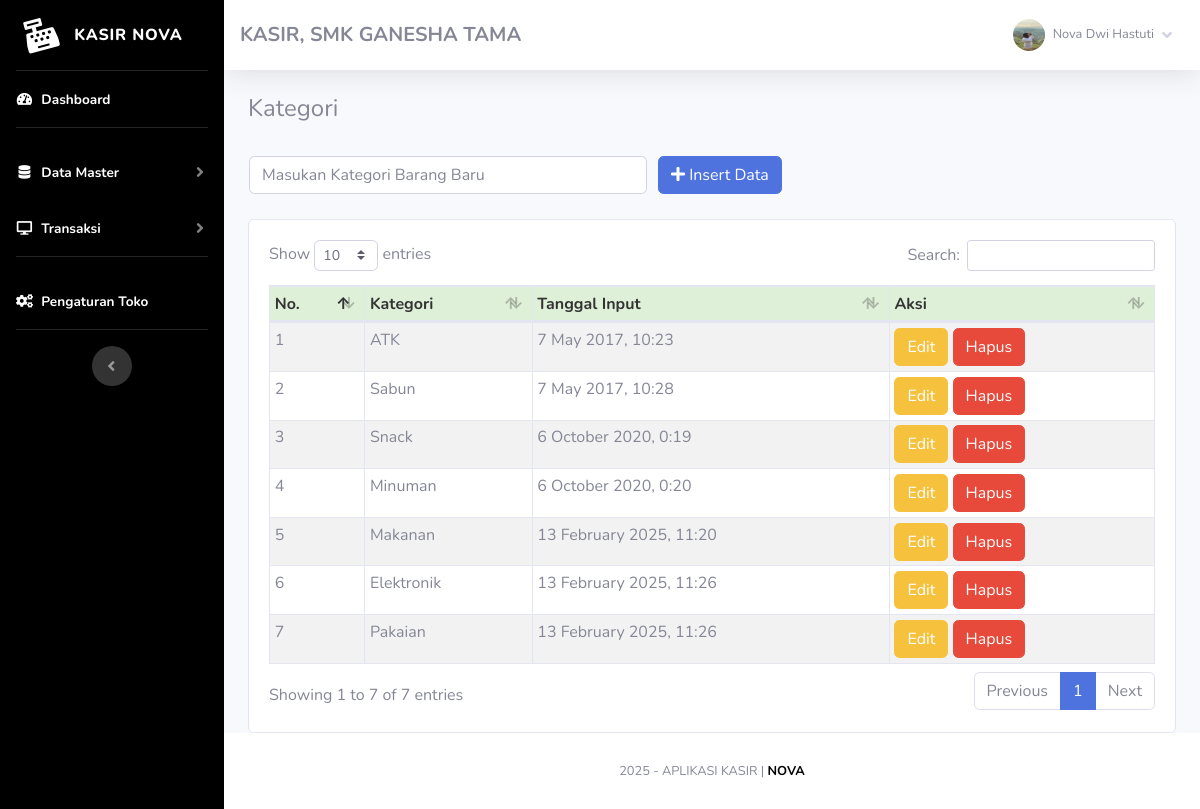
Screenshot of /index.php?page=kategori (signed in) with the database file from the repository.
### tables this page shows
CREATE TABLE `toko` (
  `id_toko` int(11) NOT NULL,
  `nama_toko` varchar(255) NOT NULL,
  `alamat_toko` text NOT NULL,
  `tlp` varchar(255) NOT NULL,
  `nama_pemilik` varchar(255) NOT NULL
);

CREATE TABLE `member` (
  `id_member` int(11) NOT NULL,
  `nm_member` varchar(255) NOT NULL,
  `alamat_member` text NOT NULL,
  `telepon` varchar(255) NOT NULL,
  `email` varchar(255) NOT NULL,
  `gambar` text NOT NULL,
  `NIK` text NOT NULL
);

CREATE TABLE `kategori` (
  `id_kategori` int(11) NOT NULL,
  `nama_kategori` varchar(255) NOT NULL,
  `tgl_input` varchar(255) NOT NULL
);

### admin/module/kategori/index.php (the view, shortened to what this page needs)
<h4>Kategori</h4>
<br />
<?php
	if(!empty($_GET['uid'])){
	$sql = "SELECT * FROM kategori WHERE id_kategori = ?";
	$row = $config->prepare($sql);
	$row->execute(array($_GET['uid']));
	$edit = $row->fetch();
?>
<form method="POST" action="fungsi/edit/edit.php?kategori=edit">
    <table>
        <tr>
            <td style="width:25pc;"><input type="text" class="form-control" value="<?= $edit['nama_kategori'];?>"
                    required name="kategori" placeholder="Masukan Kategori Barang Baru">
                <input type="hidden" name="id" value="<?= $edit['id_kategori'];?>">
            </td>
            <td style="padding-left:10px;"><button id="tombol-simpan" class="btn btn-primary"><i class="fa fa-edit"></i>
                    Ubah Data</button></td>
        </tr>
    </table>
</form>
<?php }else{?>
<form method="POST" action="fungsi/tambah/tambah.php?kategori=tambah">
    <table>
        <tr>
            <td style="width:25pc;"><input type="text" class="form-control" required name="kategori"
                    placeholder="Masukan Kategori Barang Baru"></td>
            <td style="padding-left:10px;"><button id="tombol-simpan" class="btn btn-primary"><i class="fa fa-plus"></i>
                    Insert Data</button></td>
        </tr>
    </table>
</form>
<?php }?>
<br />
<div class="card card-body">
    <div class="table-responsive">
        <table class="table table-bordered table-striped table-sm" id="example1">
            <thead>
                <tr style="background:#DFF0D8;color:#333;">
                    <th>No.</th>
                    <th>Kategori</th>
                    <th>Tanggal Input</th>
                    <th>Aksi</th>
                </tr>
            </thead>
            <tbody>
                <?php
				$hasil = $lihat -> kategori();
				$no=1;
				foreach($hasil as $isi){
			?>
                <tr>
                    <td><?php echo $no;?></td>
                    <td><?php echo $isi['nama_kategori'];?></td>
                    <td><?php echo $isi['tgl_input'];?></td>
                    <td>
                        <a href="index.php?page=kategori&uid=<?php echo $isi['id_kategori'];?>"><button
                                class="btn btn-warning">Edit</button></a>
                        <a href="fungsi/hapus/hapus.php?kategori=hapus&id=<?php echo $isi['id_kategori'];?>"
                            onclick=""><button
                                class="btn btn-danger">Hapus</button></a>
                    </td>
                </tr>
                <?php $no++; }?>
            </tbody>
        </table>
    </div>
</div>

### admin/template/sidebar.php (shortened to what this page needs)
<?php
$id = $_SESSION['admin']['id_member'];
$hasil_profil = $lihat->member_edit($id);
?>
<ul class="navbar-nav sidebar sidebar-dark accordion gold-gradient" id="accordionSidebar">
    <a class="sidebar-brand d-flex align-items-center justify-content-center" href="index.php">
        <div class="sidebar-brand-icon rotate-n-15">
            <i class="fas fa-cash-register"></i>
        </div>
        <div class="sidebar-brand-text mx-3">Kasir Nova<sup></sup></div>
    </a>
    <hr class="sidebar-divider my-0">
    <li class="nav-item active">
        <a class="nav-link" href="index.php">
            <i class="fas fa-fw fa-tachometer-alt"></i>
            <span>Dashboard</span></a>
    </li>
    <hr class="sidebar-divider">
    <li class="nav-item active">
        <a class="nav-link collapsed" href="#" data-toggle="collapse" data-target="#collapseTwo" aria-expanded="true"
            aria-controls="collapseTwo">
            <i class="fas fa-fw fa-database"></i>
            <span>Data Master</span>
        </a>
    </li>
    <li class="nav-item active">
        <a class="nav-link collapsed" href="#" data-toggle="collapse" data-target="#collapse3" aria-expanded="true"
            aria-controls="collapse3">
            <i class="fas fa-fw fa-desktop"></i>
            <span>Transaksi</span>
        </a>
    </li>
    <hr class="sidebar-divider">
    <li class="nav-item active">
        <a class="nav-link" href="index.php?page=pengaturan">
            <i class="fas fa-fw fa-cogs"></i>
            <span>Pengaturan Toko</span></a>
    </li>
    <hr class="sidebar-divider d-none d-md-block">
    <div class="text-center d-none d-md-inline">
        <button class="rounded-circle border-0" id="sidebarToggle"></button>
    </div>
</ul>
<div id="content-wrapper" class="d-flex flex-column">
    <div id="content">
        <nav class="navbar navbar-expand navbar-light bg-white topbar mb-4 static-top shadow">
            <h5 class="d-lg-block d-none mt-2"><b><?php echo $toko['nama_toko']; ?>, <?php echo $toko['alamat_toko']; ?></b></h5>
            <ul class="navbar-nav ml-auto">
                <li class="nav-item dropdown no-arrow">
                    <a class="nav-link dropdown-toggle" href="#" id="userDropdown" role="button" data-toggle="dropdown"
                        aria-haspopup="true" aria-expanded="false">
                        <img class="img-profile rounded-circle"
                            src="assets/img/user/<?php echo $hasil_profil['gambar']; ?>">
                        <span
                            class="mr-2 d-none d-lg-inline text-gray-600 small ml-2"><?php echo $hasil_profil['nm_member']; ?></span>
                        <i class="fas fa-angle-down"></i>
                    </a>
                </li>
            </ul>
        </nav>
        <div class="container-fluid">

### rows the page displays
toko: nama_toko "KASIR", alamat_toko "SMK GANESHA TAMA"
kategori: nama_kategori "ATK", tgl_input "7 May 2017, 10:23"
kategori: nama_kategori "Sabun", tgl_input "7 May 2017, 10:28"
kategori: nama_kategori "Snack", tgl_input "6 October 2020, 0:19"
kategori: nama_kategori "Minuman", tgl_input "6 October 2020, 0:20"
kategori: nama_kategori "Makanan", tgl_input "13 February 2025, 11:20"
kategori: nama_kategori "Elektronik", tgl_input "13 February 2025, 11:26"
kategori: nama_kategori "Pakaian", tgl_input "13 February 2025, 11:26"

### other values shown
$hasil_profil['nm_member'] "Nova Dwi Hastuti"
